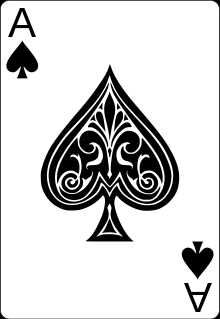
#> input picture assets/A_of_spades.png, 220 x 319 px; its folder holds only this picture in this run
$ python -i detection_image.py   (imports and definitions only)
#> lines starting #> are read from the running program, lines starting #| are printed output that depends on the picture; after the words box and inside, x2 and y2 are one past the last pixel; in counts of white or black regions, pixels touching at a corner belong together
#> further down, picture is the input picture: shape (319, 220, 3); min 0, max 255, mean 209.9
import cv2
import numpy as np
import pyautogui
import os

baseImageFull = "../matching/card/full"
baseImageFullChris = "../matching/card/full_chris"
baseImageC = "../matching/card/c"
baseImageBack = "../matching/card/back"

def preprocess_image(image):
    # Convertir en niveaux de gris
    gray = cv2.cvtColor(image, cv2.COLOR_BGR2GRAY)

    # Appliquer un flou gaussien pour réduire le bruit
    blurred = cv2.GaussianBlur(gray, (11, 11), 0)
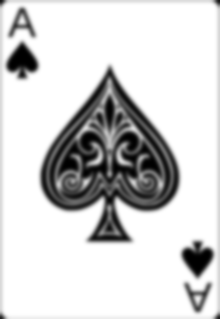
#> blurred: shape (319, 220); min 0, max 255, mean 210.9

    # Seuil adaptatif pour obtenir une image binaire
    binary = cv2.adaptiveThreshold(blurred, 255, cv2.ADAPTIVE_THRESH_GAUSSIAN_C, cv2.THRESH_BINARY, 11, 2)
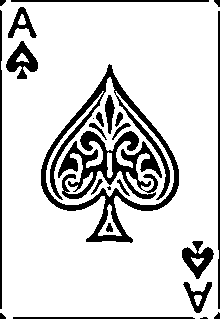
#> binary: shape (319, 220); 83.6% white; 25 black regions (3 under 20 px)

    # Trouver les contours
    contours, _ = cv2.findContours(binary, cv2.RETR_EXTERNAL, cv2.CHAIN_APPROX_SIMPLE)
#> contours = 1 contour; box (x1, y1, x2, y2) and area: (0, 0, 220, 319) 67596

    # Dessiner les contours sur un fond noir
    contour_image = cv2.drawContours(np.zeros_like(binary), contours, -1, (255), thickness=1)
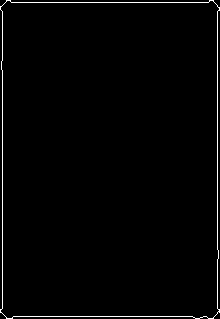
#> contour_image: shape (319, 220); 1.5% white in thin lines or dots

    return contour_image

# [75 lines left out: functions get_dominant_color, matching, not called in this run]

>>> import cv2
>>> picture = cv2.imread('../assets/A_of_spades.png')
>>> result = preprocess_image(picture)
